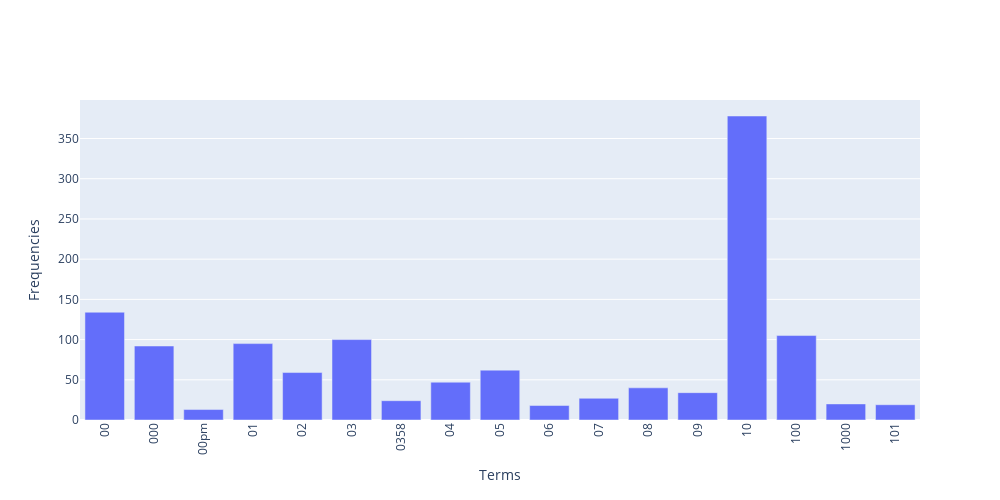

Notebook code for this chart:
### Markdown cell above
### >>> **Exercise 13 (take home):** 
The chart above only contains 300 vocabulary in the documents, and it's already computationally intensive to both compute and visualize. Can you efficiently reduce the number of terms you want to visualize as an exercise.

### Code cell
# Answer here
# say i want to inspect those with frequencies over 10 
import plotly.graph_objects as go
filtered_terms = [term for i, term in enumerate(count_vect.get_feature_names_out()[:300]) if term_frequencies[i] > 10]
filtered_frequencies = [freq for freq in term_frequencies[:300] if freq > 10]

fig = go.Figure(data=[
    go.Bar(x=filtered_terms, y=filtered_frequencies)
])

# Update the layout for custom figure size and rotate x-tick labels
fig.update_layout(
    width=1000,  # Adjust the width for better visibility
    height=500,  # Adjust the height for better visibility
    xaxis_tickangle=-90,  # Rotate x-axis labels for better readability
    xaxis_title="Terms",  # Title for x-axis
    yaxis_title="Frequencies",  # Title for y-axis
    showlegend=False  # Disable legend
)

fig.show()

### Figure 1 — Plotly figure (JSON) as saved in the notebook; plotly's stock layout.template omitted (floating-point values rounded to 4 significant figures)
{"data": [{"type": "bar", "x": ["00", "000", "00pm", "01", "02", "03", "0358", "04", "05", "06", "07", "08", "09", "10", "100", "1000", "101"], "y": [134, 92, 13, 95, 59, 100, 24, 47, 62, 18, 27, 40, 34, 378, 105, 20, 19]}], "layout": {"height": 500, "showlegend": false, "width": 1000, "xaxis": {"autorange": true, "range": [-0.5, 16.5], "tickangle": -90, "title": {"text": "Terms"}, "type": "category"}, "yaxis": {"autorange": true, "range": [0, 397.9], "title": {"text": "Frequencies"}, "type": "linear"}}}
